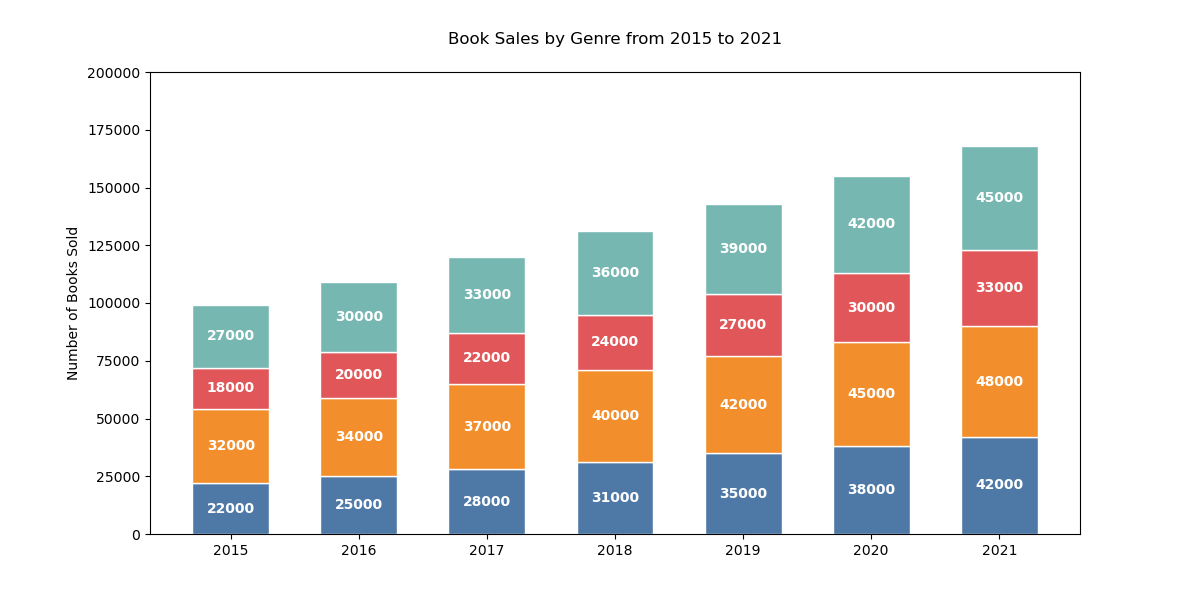

This chart was generated by the following Python code:

import matplotlib.pyplot as plt

# Data
years = ['2015', '2016', '2017', '2018', '2019', '2020', '2021']
sci_fi = [22000, 25000, 28000, 31000, 35000, 38000, 42000]
fantasy = [32000, 34000, 37000, 40000, 42000, 45000, 48000]
mystery = [18000, 20000, 22000, 24000, 27000, 30000, 33000]
romance = [27000, 30000, 33000, 36000, 39000, 42000, 45000]

# Plot
fig, ax = plt.subplots(figsize=(12, 6))  # Change width and height of the chart

ax.bar(years, sci_fi, color='#4e79a7', edgecolor='white', width=0.6)
ax.bar(years, fantasy, bottom=sci_fi, color='#f28e2b', edgecolor='white', width=0.6)
ax.bar(years, mystery, bottom=[i+j for i,j in zip(sci_fi, fantasy)], color='#e15759', edgecolor='white', width=0.6)
ax.bar(years, romance, bottom=[i+j+k for i,j,k in zip(sci_fi, fantasy, mystery)], color='#76b7b2', edgecolor='white', width=0.6)

ax.set_ylabel('Number of Books Sold')
ax.set_title('Book Sales by Genre from 2015 to 2021', pad=20)
ax.set_xticks(years)
ax.set_ylim(0, 200000)  # Adjust to accommodate the sum of the data points

for i in range(len(years)):
    ax.text(i, sci_fi[i] / 2, sci_fi[i], ha='center', va='center', color='white', fontweight='bold')
    ax.text(i, sci_fi[i] + fantasy[i] / 2, fantasy[i], ha='center', va='center', color='white', fontweight='bold')
    ax.text(i, sci_fi[i] + fantasy[i] + mystery[i] / 2, mystery[i], ha='center', va='center', color='white', fontweight='bold')
    ax.text(i, sci_fi[i] + fantasy[i] + mystery[i] + romance[i] / 2, romance[i], ha='center', va='center', color='white', fontweight='bold')

plt.show()
